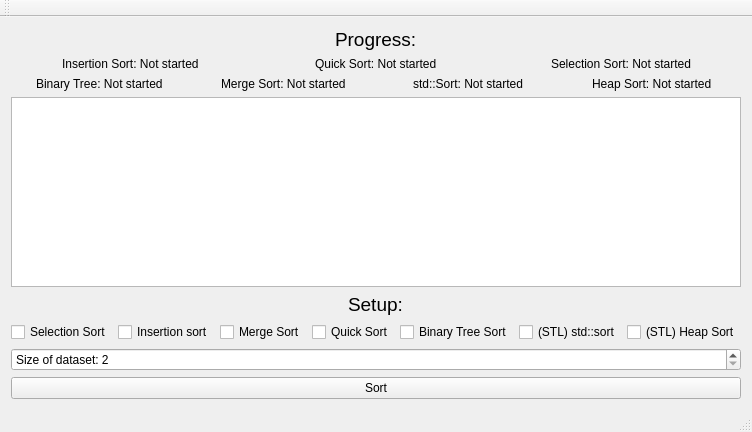
<?xml version="1.0" encoding="UTF-8"?>
<ui version="4.0">
 <class>MainWindow</class>
 <widget class="QMainWindow" name="MainWindow">
  <property name="geometry">
   <rect>
    <x>0</x>
    <y>0</y>
    <width>688</width>
    <height>432</height>
   </rect>
  </property>
  <property name="windowTitle">
   <string>MainWindow</string>
  </property>
  <widget class="QWidget" name="centralWidget">
   <layout class="QVBoxLayout" name="verticalLayout">
    <item alignment="Qt::AlignHCenter">
     <widget class="QLabel" name="progressLabelTitle">
      <property name="font">
       <font>
        <pointsize>14</pointsize>
       </font>
      </property>
      <property name="text">
       <string>Progress:</string>
      </property>
     </widget>
    </item>
    <item>
     <layout class="QHBoxLayout" name="progressLayout1">
      <item alignment="Qt::AlignHCenter">
       <widget class="QLabel" name="plabel_Insertion">
        <property name="text">
         <string>Insertion Sort: Not started</string>
        </property>
       </widget>
      </item>
      <item alignment="Qt::AlignHCenter">
       <widget class="QLabel" name="plabel_Quick">
        <property name="text">
         <string>Quick Sort: Not started</string>
        </property>
       </widget>
      </item>
      <item alignment="Qt::AlignHCenter">
       <widget class="QLabel" name="plabel_Selection">
        <property name="text">
         <string>Selection Sort: Not started</string>
        </property>
       </widget>
      </item>
     </layout>
    </item>
    <item>
     <layout class="QHBoxLayout" name="progressLayout2">
      <item alignment="Qt::AlignHCenter">
       <widget class="QLabel" name="plabel_BT">
        <property name="text">
         <string>Binary Tree: Not started</string>
        </property>
       </widget>
      </item>
      <item alignment="Qt::AlignHCenter">
       <widget class="QLabel" name="plabel_Merge">
        <property name="text">
         <string>Merge Sort: Not started</string>
        </property>
       </widget>
      </item>
      <item alignment="Qt::AlignHCenter">
       <widget class="QLabel" name="plabel_stdSort">
        <property name="text">
         <string>std::Sort: Not started</string>
        </property>
       </widget>
      </item>
      <item alignment="Qt::AlignHCenter">
       <widget class="QLabel" name="plabel_Heap">
        <property name="text">
         <string>Heap Sort: Not started</string>
        </property>
       </widget>
      </item>
     </layout>
    </item>
    <item>
     <widget class="QListWidget" name="timeTakenList"/>
    </item>
    <item alignment="Qt::AlignHCenter">
     <widget class="QLabel" name="checkBoxLabelTitle">
      <property name="font">
       <font>
        <pointsize>14</pointsize>
       </font>
      </property>
      <property name="text">
       <string>Setup:</string>
      </property>
     </widget>
    </item>
    <item>
     <layout class="QHBoxLayout" name="checkBoxLayout1">
      <item>
       <widget class="QCheckBox" name="selectionCheckBox">
        <property name="text">
         <string>Selection Sort</string>
        </property>
       </widget>
      </item>
      <item alignment="Qt::AlignHCenter">
       <widget class="QCheckBox" name="insertionCheckBox">
        <property name="text">
         <string>Insertion sort</string>
        </property>
       </widget>
      </item>
      <item>
       <widget class="QCheckBox" name="mergeCheckBox">
        <property name="text">
         <string>Merge Sort</string>
        </property>
       </widget>
      </item>
      <item alignment="Qt::AlignHCenter">
       <widget class="QCheckBox" name="quickCheckBox">
        <property name="text">
         <string>Quick Sort</string>
        </property>
       </widget>
      </item>
      <item>
       <widget class="QCheckBox" name="binaryTreeCheckBox">
        <property name="text">
         <string>Binary Tree Sort</string>
        </property>
       </widget>
      </item>
      <item>
       <widget class="QCheckBox" name="stlCheckBox">
        <property name="text">
         <string>(STL) std::sort</string>
        </property>
       </widget>
      </item>
      <item>
       <widget class="QCheckBox" name="heapCheckBox">
        <property name="text">
         <string>(STL) Heap Sort</string>
        </property>
       </widget>
      </item>
     </layout>
    </item>
    <item>
     <widget class="QSpinBox" name="sizeSpinBox">
      <property name="suffix">
       <string/>
      </property>
      <property name="prefix">
       <string>Size of dataset: </string>
      </property>
      <property name="minimum">
       <number>2</number>
      </property>
      <property name="maximum">
       <number>100000</number>
      </property>
     </widget>
    </item>
    <item>
     <widget class="QPushButton" name="sortButton">
      <property name="text">
       <string>Sort</string>
      </property>
     </widget>
    </item>
   </layout>
  </widget>
  <widget class="QMenuBar" name="menuBar">
   <property name="geometry">
    <rect>
     <x>0</x>
     <y>0</y>
     <width>688</width>
     <height>20</height>
    </rect>
   </property>
  </widget>
  <widget class="QToolBar" name="mainToolBar">
   <attribute name="toolBarArea">
    <enum>TopToolBarArea</enum>
   </attribute>
   <attribute name="toolBarBreak">
    <bool>false</bool>
   </attribute>
  </widget>
  <widget class="QStatusBar" name="statusBar"/>
 </widget>
 <layoutdefault spacing="6" margin="11"/>
 <resources/>
 <connections/>
</ui>
